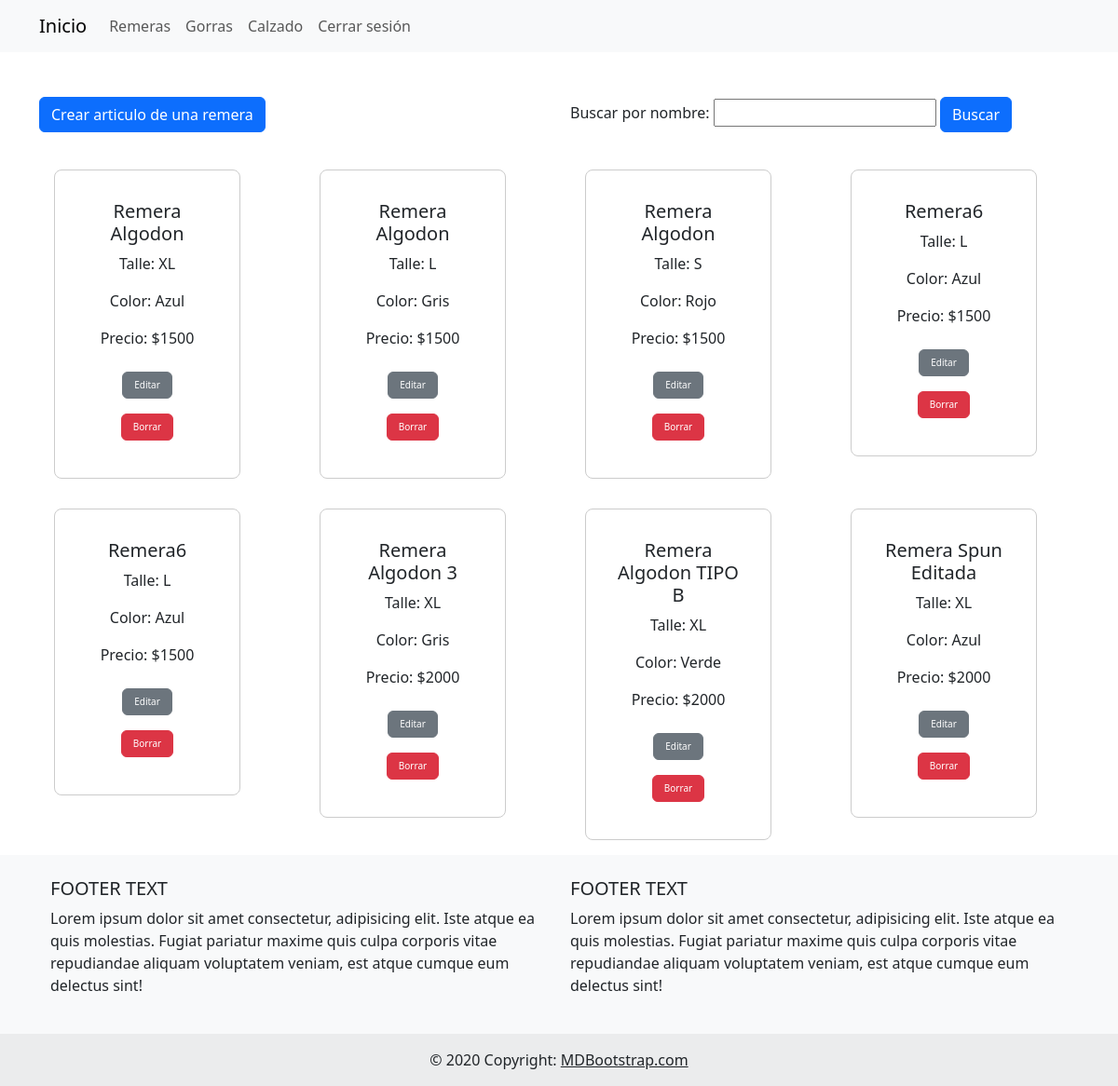
The page /remeras/ (signed in) on the database as committed earlier.
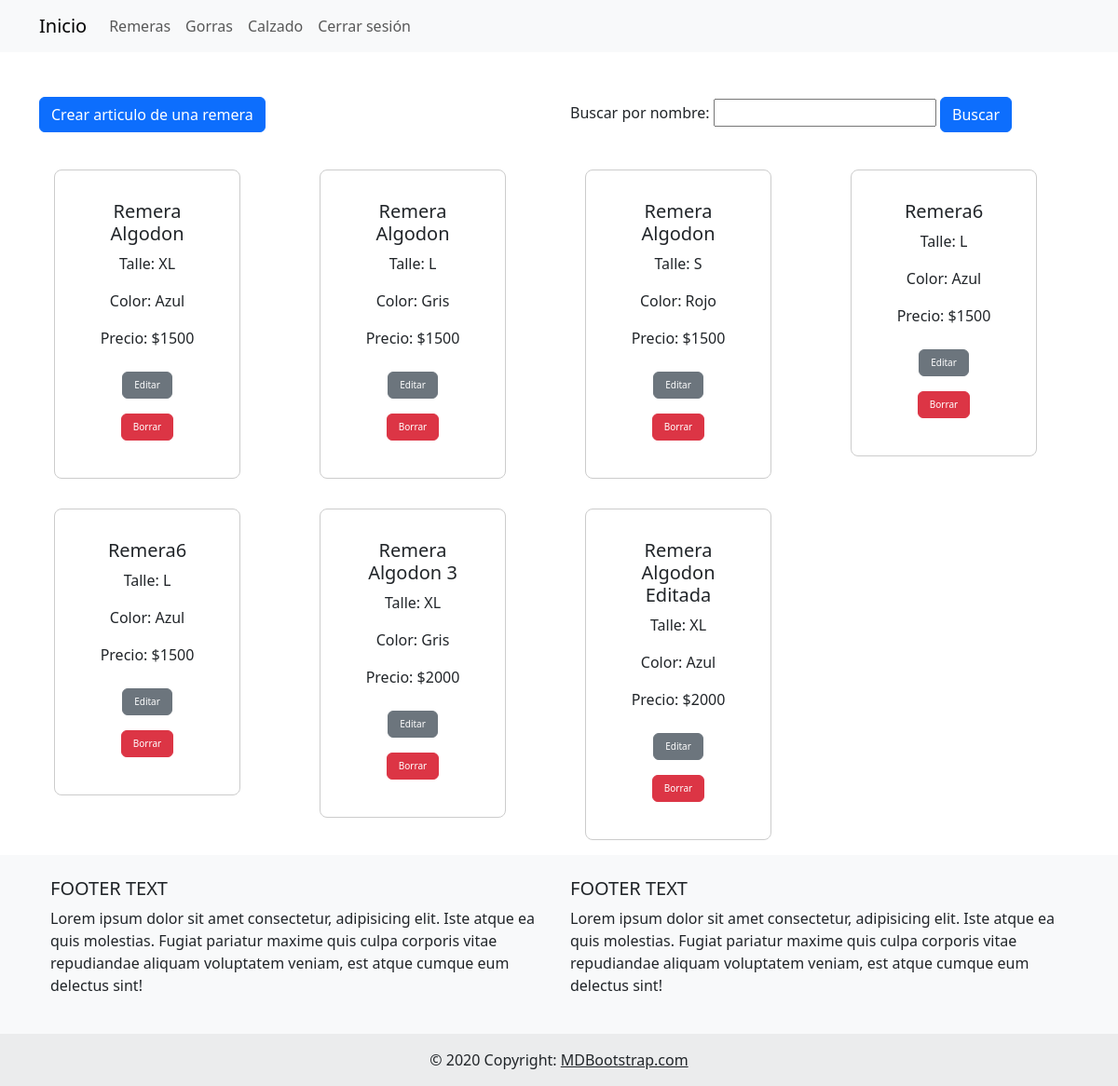
The same page on the database as committed later.
### proyectocoder/models.py (models this page shows)
class Remeras(models.Model):
    nombre = models.CharField(max_length=30)
    precio = models.IntegerField()
    talle = models.CharField(max_length=3)
    color = models.CharField(max_length=10)

### proyectocoder/views.py (the view)
# urls.py: path('remeras/', ver_remeras),
@login_required
def ver_remeras(req):
    remeras = Remeras.objects.all()
    all = {"remeras": remeras}
    return render(req, "remeras.html", all)

### proyectocoder/templates/remeras.html (shortened to what this page needs)
{% extends 'padre.html' %}
{% block content %}
<div class="container mt-5">
    <div class="row">
        <div class="col-md-6">
            <form method="post" action="{% url 'post_remeras' %}">
                <button type="submit" class="btn btn-primary">Crear articulo de una remera</button>
            </form>
        </div>
        <div class="col-md-6">
            <form class="" method="get" action="{% url 'search_remeras' %}">
                <label for="id_nombre">Buscar por nombre:</label>
                <input type="text" id="id_nombre" name="nombre" value="{{ input }}">
                <button class="btn btn-primary" type="submit">Buscar</button>
            </form>
        </div>
    </div>
</div>
<div class="container mt-4">
    <div class="row">
        {% for remera in remeras %}
        <div class="col-md-3">
            <div class="card">
                <div class="card-body">
                    <h5 class="card-title">{{ remera.nombre }}</h5>
                    <p class="card-text">Talle: {{ remera.talle }}</p>
                    <p class="card-text">Color: {{ remera.color }}</p>
                    <p class="card-text">Precio: ${{ remera.precio }}</p>
                    <div class="row">
                        <form method="post" action="{% url 'editar_remera' remera.id %}" class="d-inline">
                            <button type="submit" class="crud btn btn-secondary my-2"> Editar</button>
                        </form>
                        <form method="post" action="{% url 'borrar_remera' remera.id %}" class="d-inline">
                            <button type="submit" class="crud btn btn-danger my-2"> Borrar</button>
                        </form>
                    </div>
                </div>
            </div>
        </div>
        {% endfor %}
    </div>
</div>
{% endblock %}

### proyectocoder/templates/padre.html (shortened to what this page needs)
<!DOCTYPE html>
<html lang="es">
<head>
    <link href="https://cdn.jsdelivr.net/npm/bootstrap@5.3.0/dist/css/bootstrap.min.css" rel="stylesheet">
    {% load static %}
    <link rel="stylesheet" href="{% static 'proyectocoder/css/style.css' %}">
</head>
<body>
    <nav class="navbar navbar-expand-lg navbar-light bg-light">
        <div class="container">
            <a class="navbar-brand" href="/">Inicio</a>
            <div class="collapse navbar-collapse" id="navbarNav">
                {% if user.is_authenticated %}
                <ul class="navbar-nav">
                    <li class="nav-item">
                        <a class="nav-link" href="/remeras">Remeras</a>
                    </li>
                    <li class="nav-item">
                        <a class="nav-link" href="/gorras">Gorras</a>
                    </li>
                    <li class="nav-item">
                        <a class="nav-link" href="/calzado">Calzado</a>
                    </li>
                    <li class="nav-item">
                        <a class="nav-link" href="/logout">Cerrar sesión</a>
                    </li>
                </ul>
                {% endif %}
            </div>
        </div>
    </nav>
    <div>
        {% block content %} {% endblock %}
    </div>
    <footer class="bg-body-tertiary text-center text-lg-start">
        <div class="container p-4">
            <div class="row">
                <div class="col-lg-6 col-md-12 mb-4 mb-md-0">
                    <h5 class="text-uppercase">Footer text</h5>
                    <p>
                        Lorem ipsum dolor sit amet consectetur, adipisicing elit. Iste atque ea quis
                        molestias. Fugiat pariatur maxime quis culpa corporis vitae repudiandae aliquam
                        voluptatem veniam, est atque cumque eum delectus sint!
                    </p>
                </div>
                <div class="col-lg-6 col-md-12 mb-4 mb-md-0">
                    <h5 class="text-uppercase">Footer text</h5>
                    <p>
                        Lorem ipsum dolor sit amet consectetur, adipisicing elit. Iste atque ea quis
                        molestias. Fugiat pariatur maxime quis culpa corporis vitae repudiandae aliquam
                        voluptatem veniam, est atque cumque eum delectus sint!
                    </p>
                </div>
            </div>
        </div>
        <div class="text-center p-3" style="background-color: rgba(0, 0, 0, 0.05);">
            © 2020 Copyright:
            <a class="text-body" href="https://mdbootstrap.com/">MDBootstrap.com</a>
        </div>
    </footer>
</body>
</html>

### proyectocoder/static/proyectocoder/css/style.css (style rules this page uses)
.card { border: 1px solid #ccc; border-radius: 8px; padding: 16px; margin: 16px; width: 200px; text-align: center; }
.crud { font-size: 10px; }

Rows that differ between the two databases and show on the page:
removed Remeras: nombre "Remera Spun Editada", talle "XL", color "Azul", precio "2000"
changed Remeras: nombre "Remera Algodon TIPO B" → "Remera Algodon Editada"; color "Verde" → "Azul"
